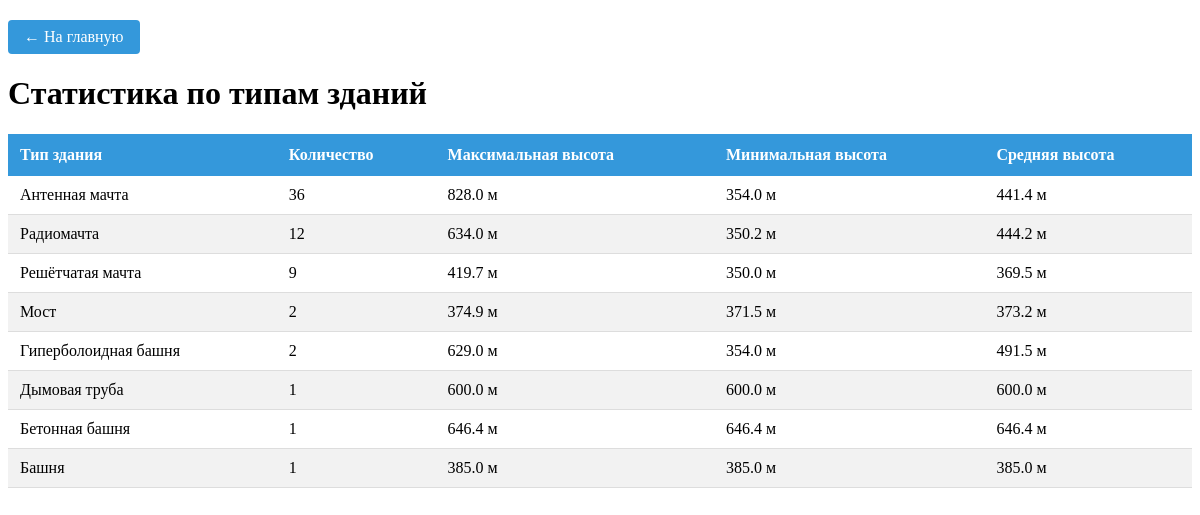
Page /building-stats on the committed database.
### models.py (models this page shows, shortened)
class TypeBuilding(db.Model):
    __tablename__ = 'type_building'
    id = db.Column(db.Integer, primary_key=True, autoincrement=True)
    name = db.Column('Тип', db.String(50), nullable=False)
    buildings = db.relationship("Building", back_populates="type_building", cascade='all, delete')

### structures/views.py (the view)
@app.route('/building-stats')
def building_stats():
    headers, data = get_buildings_by_type()
    buildings = []
    for row in data:
        buildings.append({
            "Тип_здания": row[0],
            "Количество": row[1],
            "Максимальная_высота": row[2],
            "Минимальная_высота": row[3],
            "Средняя_высота": row[4]
        })
    return render_template(
        'building_stats.html',
        title='Статистика по типам зданий',
        headers=headers,
        buildings=buildings
    )

### models.py (called while the page is built)
def get_buildings_by_type():
    query = (
        db.session.query(
            TypeBuilding.name.label("Тип здания"),
            func.count(Building.id).label("Количество"),
            func.max(Building.height).label("Максимальная высота"),
            func.min(Building.height).label("Минимальная высота"),
            func.round(func.avg(Building.height), 1).label("Средняя высота")
        )
        .join(Building, TypeBuilding.id == Building.type_building_id)
        .group_by(TypeBuilding.name)
        .order_by(func.count(Building.id).desc())
    )
    return [query.statement.columns.keys(), query.all()]

### templates/building_stats.html (shortened to what this page needs)
<!DOCTYPE html>
<html lang="ru">
<head>
    <link rel="stylesheet" href="{{ url_for('static', filename='style.css') }}">
</head>
<body>
    <div class="navigation">
    <a href="{{ url_for('index') }}" class="back-button">← На главную</a>
    </div>
    <div class="container">
        <h1>{{ title }}</h1>
        <table class="stats-table">
            <thead>
                <tr>
                    {% for header in headers %}
                    <th>{{ header }}</th>
                    {% endfor %}
                </tr>
            </thead>
            <tbody>
                {% for building in buildings %}
                <tr>
                    <td>{{ building.Тип_здания }}</td>
                    <td>{{ building.Количество }}</td>
                    <td>{{ "%.1f"|format(building.Максимальная_высота) }} м</td>
                    <td>{{ "%.1f"|format(building.Минимальная_высота) }} м</td>
                    <td>{{ "%.1f"|format(building.Средняя_высота) }} м</td>
                </tr>
                {% endfor %}
            </tbody>
        </table>
    </div>
</body>
</html>

### static/style.css (style rules this page uses)
.stats-table { width: 100%; border-collapse: collapse; margin-top: 20px; }
.stats-table th { background-color: #3498db; color: white; padding: 12px; text-align: left; }
.stats-table td { padding: 10px 12px; border-bottom: 1px solid #ddd; }
.stats-table tr:nth-child(even) { background-color: #f2f2f2; }
.stats-table td:nth-child(1) { font-weight: 500; }
.navigation { margin: 20px 0; }
.back-button { display: inline-block; padding: 8px 16px; background-color: #3498db; color: white; text-decoration: none; border-radius: 4px; transition: background-color 0.3s; }

### rows in the picture
TypeBuilding: Тип_здания "Антенная мачта", Количество "36", Максимальная_высота "828.0", Минимальная_высота "354.0", Средняя_высота "441.4"
TypeBuilding: Тип_здания "Радиомачта", Количество "12", Максимальная_высота "634.0", Минимальная_высота "350.2", Средняя_высота "444.2"
TypeBuilding: Тип_здания "Решётчатая мачта", Количество "9", Максимальная_высота "419.7", Минимальная_высота "350.0", Средняя_высота "369.5"
TypeBuilding: Тип_здания "Мост", Количество "2", Максимальная_высота "374.9", Минимальная_высота "371.5", Средняя_высота "373.2"
TypeBuilding: Тип_здания "Гиперболоидная башня", Количество "2", Максимальная_высота "629.0", Минимальная_высота "354.0", Средняя_высота "491.5"
TypeBuilding: Тип_здания "Дымовая труба", Количество "1", Максимальная_высота "600.0", Минимальная_высота "600.0", Средняя_высота "600.0"
TypeBuilding: Тип_здания "Бетонная башня", Количество "1", Максимальная_высота "646.4", Минимальная_высота "646.4", Средняя_высота "646.4"
TypeBuilding: Тип_здания "Башня", Количество "1", Максимальная_высота "385.0", Минимальная_высота "385.0", Средняя_высота "385.0"

### other values in the picture
{{ title }} "Статистика по типам зданий"
{{ header }} "Тип здания" "Количество" "Максимальная высота" "Минимальная высота" "Средняя высота"
